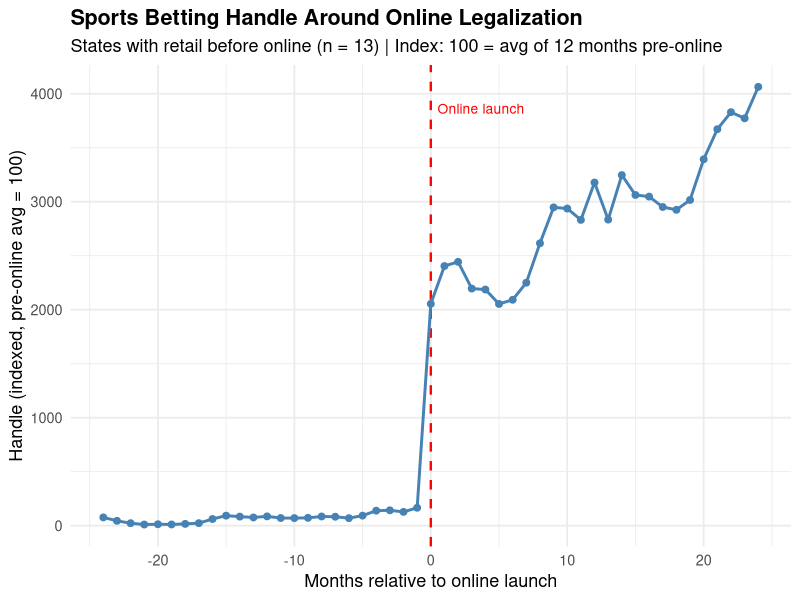
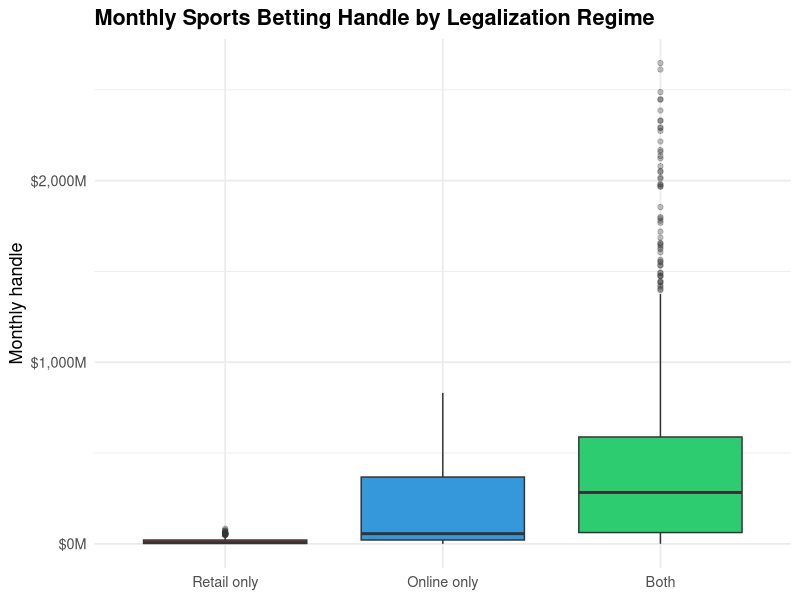
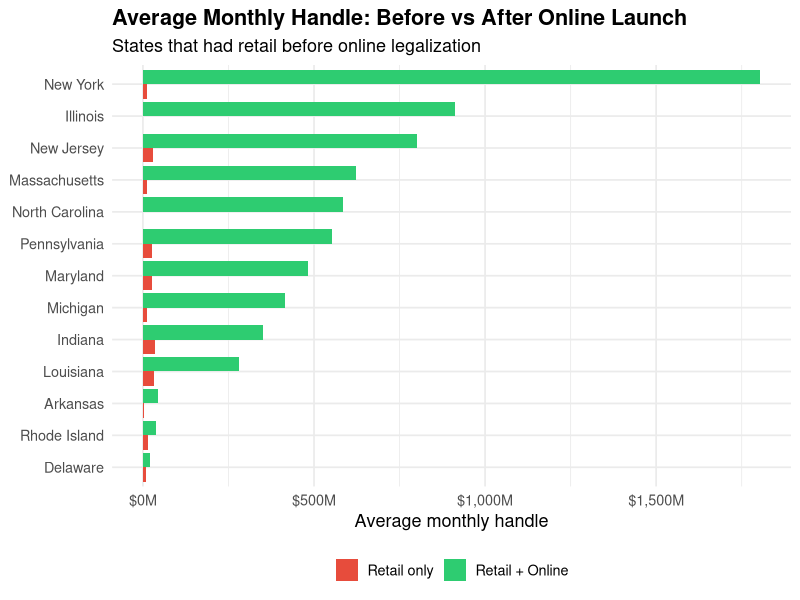
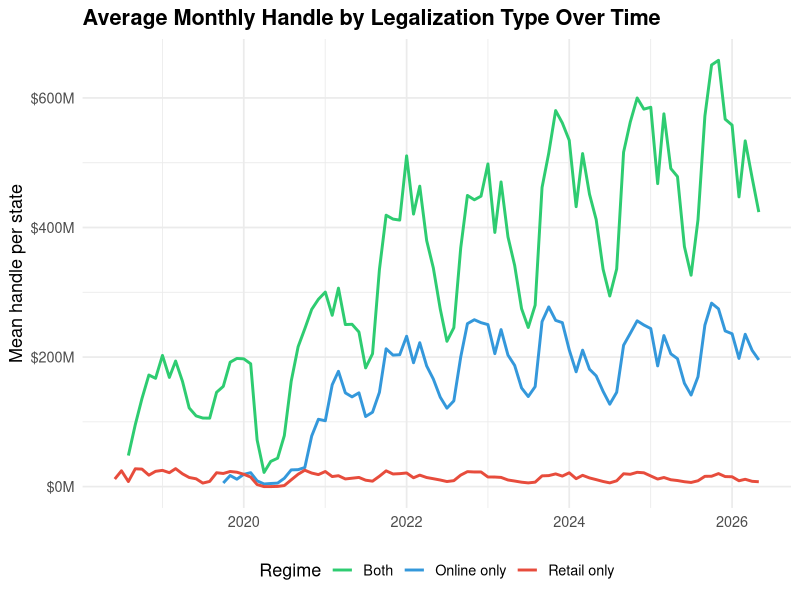

R code for these plots, in order:
###############################################################################
# Retail vs Online Legalization: How much did gambling increase?
#
# Uses LSR handle/revenue data + legalization dates to compare gambling volumes
# after retail-only vs online legalization.
###############################################################################

library(tidyverse)
library(lubridate)

# ── Load data ────────────────────────────────────────────────────────────────

handle <- read_csv("data/raw/lsr_sports_betting_handle_revenue_by_state_month.csv",
                   show_col_types = FALSE)

dates <- read_csv("data/raw/sports_gambling_legalization_dates.csv",
                  show_col_types = FALSE)

# ── State name → abbreviation crosswalk ──────────────────────────────────────

state_xwalk <- tibble(
  state_name = c(state.name, "District of Columbia"),
  state_abb  = c(state.abb,  "DC")
)

handle <- handle %>%
  left_join(state_xwalk, by = c("State" = "state_name")) %>%
  mutate(month_date = as.Date(month_date))

dates <- dates %>%
  mutate(
    retail_start_date = as.Date(retail_start_date),
    online_start_date = as.Date(online_start_date)
  )

# ── Join legalization dates to handle data ───────────────────────────────────

# Match on state name since handle uses full names, dates uses full names
df <- handle %>%
  left_join(dates %>% select(state, retail_start_date, online_start_date,
                             has_online, has_retail),
            by = c("State" = "state")) %>%
  filter(!is.na(state_abb))  # drop any unmatched

cat("States in handle data:", n_distinct(df$State), "\n")
cat("Date range:", as.character(min(df$month_date)), "to",
    as.character(max(df$month_date)), "\n\n")

# ── Classify each state-month by legalization regime ─────────────────────────

df <- df %>%
  mutate(
    has_retail_active = !is.na(retail_start_date) & month_date >= retail_start_date,
    has_online_active = !is.na(online_start_date) & month_date >= online_start_date,
    regime = case_when(
      has_online_active & has_retail_active ~ "Both",
      has_online_active & !has_retail_active ~ "Online only",
      !has_online_active & has_retail_active ~ "Retail only",
      TRUE ~ "Pre-legalization"
    )
  )

cat("── Observations by regime ──\n")
df %>% count(regime) %>% print()
cat("\n")

# ── Summary: average monthly handle by regime ────────────────────────────────

regime_summary <- df %>%
  group_by(regime) %>%
  summarise(
    n_state_months = n(),
    n_states       = n_distinct(State),
    mean_handle    = mean(Handle, na.rm = TRUE),
    median_handle  = median(Handle, na.rm = TRUE),
    mean_revenue   = mean(Revenue, na.rm = TRUE),
    mean_hold_pct  = mean(Hold, na.rm = TRUE) * 100,
    .groups = "drop"
  ) %>%
  arrange(desc(mean_handle))

cat("── Average monthly handle & revenue by regime ──\n")
regime_summary %>%
  mutate(across(c(mean_handle, median_handle, mean_revenue),
                ~ scales::dollar(., accuracy = 1))) %>%
  print(n = Inf, width = Inf)
cat("\n")

# ── Focus: states that had retail BEFORE online ──────────────────────────────
# These states let us see the "online bump" — how much handle increased
# when online was added on top of existing retail.

staggered <- dates %>%
  filter(!is.na(retail_start_date), !is.na(online_start_date),
         online_start_date > retail_start_date) %>%
  select(state, retail_start_date, online_start_date) %>%
  mutate(gap_months = interval(retail_start_date, online_start_date) %/% months(1))

cat("── States with retail BEFORE online (staggered adoption) ──\n")
staggered %>%
  arrange(retail_start_date) %>%
  print(n = Inf)
cat("\n")

# For these states, compute average monthly handle in retail-only vs both periods
staggered_handle <- df %>%
  inner_join(staggered, by = c("State" = "state")) %>%
  filter(regime %in% c("Retail only", "Both")) %>%
  group_by(State, regime) %>%
  summarise(
    n_months      = n(),
    mean_handle   = mean(Handle, na.rm = TRUE),
    mean_revenue  = mean(Revenue, na.rm = TRUE),
    .groups = "drop"
  ) %>%
  pivot_wider(
    names_from = regime,
    values_from = c(n_months, mean_handle, mean_revenue),
    names_glue = "{.value}_{regime}"
  ) %>%
  rename_with(~ str_replace_all(., " ", "_")) %>%
  mutate(
    handle_ratio     = mean_handle_Both / mean_handle_Retail_only,
    revenue_ratio    = mean_revenue_Both / mean_revenue_Retail_only,
    handle_increase  = mean_handle_Both - mean_handle_Retail_only
  ) %>%
  arrange(desc(handle_ratio))

cat("── Handle growth: retail-only → retail+online ──\n")
staggered_handle %>%
  mutate(
    across(starts_with("mean_handle"), ~ scales::dollar(., accuracy = 1)),
    handle_increase = scales::dollar(handle_increase, accuracy = 1),
    handle_ratio = sprintf("%.1fx", handle_ratio),
    revenue_ratio = sprintf("%.1fx", revenue_ratio)
  ) %>%
  select(State, starts_with("n_months"), starts_with("mean_handle"),
         handle_increase, handle_ratio) %>%
  print(n = Inf, width = Inf)
cat("\n")

# Overall multiplier
overall <- staggered_handle %>%
  summarise(
    mean_ratio    = mean(handle_ratio, na.rm = TRUE),
    median_ratio  = median(handle_ratio, na.rm = TRUE),
    weighted_ratio = sum(mean_handle_Both * n_months_Both, na.rm = TRUE) /
                     sum(mean_handle_Retail_only * n_months_Retail_only, na.rm = TRUE)
  )
cat(sprintf("Average multiplier (online added to retail): %.1fx\n", overall$mean_ratio))
cat(sprintf("Median multiplier: %.1fx\n", overall$median_ratio))
cat(sprintf("Weighted multiplier: %.1fx\n\n", overall$weighted_ratio))

# ── Event study: months relative to online launch for staggered states ───────

event_df <- df %>%
  filter(State %in% staggered$state) %>%
  mutate(
    months_since_online = interval(online_start_date, month_date) %/% months(1)
  ) %>%
  filter(months_since_online >= -24, months_since_online <= 24)

event_avg <- event_df %>%
  group_by(months_since_online) %>%
  summarise(
    mean_handle  = mean(Handle, na.rm = TRUE),
    mean_revenue = mean(Revenue, na.rm = TRUE),
    n_states     = n_distinct(State),
    .groups = "drop"
  )

# Normalize to mean of pre-online period (months -12 to -1)
baseline_handle <- event_avg %>%
  filter(months_since_online >= -12, months_since_online < 0) %>%
  pull(mean_handle) %>%
  mean()

event_avg <- event_avg %>%
  mutate(handle_index = mean_handle / baseline_handle * 100)

cat("── Event study: handle indexed to 100 at online launch ──\n")
cat(sprintf("Baseline (12 months pre-online): %s/month\n",
            scales::dollar(baseline_handle, accuracy = 1)))
cat(sprintf("12 months post-online: %s/month (%.0f%% increase)\n",
            scales::dollar(
              event_avg %>% filter(months_since_online >= 1,
                                   months_since_online <= 12) %>%
                pull(mean_handle) %>% mean(),
              accuracy = 1),
            event_avg %>% filter(months_since_online >= 1,
                                 months_since_online <= 12) %>%
              pull(handle_index) %>% mean() - 100))
cat("\n")

# ── Plot: event study around online legalization ─────────────────────────────

dir.create("output/retail_vs_online", showWarnings = FALSE, recursive = TRUE)

p_event <- ggplot(event_avg, aes(x = months_since_online, y = handle_index)) +
  geom_vline(xintercept = 0, linetype = "dashed", color = "red", linewidth = 0.8) +
  geom_line(linewidth = 1, color = "steelblue") +
  geom_point(size = 2, color = "steelblue") +
  annotate("text", x = 0.5, y = max(event_avg$handle_index) * 0.95,
           label = "Online launch", hjust = 0, color = "red", size = 3.5) +
  labs(
    title = "Sports Betting Handle Around Online Legalization",
    subtitle = sprintf("States with retail before online (n = %d) | Index: 100 = avg of 12 months pre-online",
                       n_distinct(event_df$State)),
    x = "Months relative to online launch",
    y = "Handle (indexed, pre-online avg = 100)"
  ) +
  theme_minimal(base_size = 13) +
  theme(plot.title = element_text(face = "bold"))

ggsave("output/retail_vs_online/event_study_online_launch.png",
       p_event, width = 10, height = 6, dpi = 150)
cat("Saved: output/retail_vs_online/event_study_online_launch.png\n")

# ── Plot: handle by regime (boxplot) ─────────────────────────────────────────

p_box <- df %>%
  filter(regime != "Pre-legalization") %>%
  mutate(regime = factor(regime, levels = c("Retail only", "Online only", "Both"))) %>%
  ggplot(aes(x = regime, y = Handle / 1e6, fill = regime)) +
  geom_boxplot(outlier.alpha = 0.3) +
  scale_fill_manual(values = c("Retail only" = "#e74c3c",
                                "Online only" = "#3498db",
                                "Both" = "#2ecc71")) +
  scale_y_continuous(labels = scales::dollar_format(suffix = "M")) +
  labs(
    title = "Monthly Sports Betting Handle by Legalization Regime",
    x = NULL, y = "Monthly handle"
  ) +
  theme_minimal(base_size = 13) +
  theme(legend.position = "none",
        plot.title = element_text(face = "bold"))

ggsave("output/retail_vs_online/handle_by_regime_boxplot.png",
       p_box, width = 8, height = 6, dpi = 150)
cat("Saved: output/retail_vs_online/handle_by_regime_boxplot.png\n")

# ── Plot: state-level before/after for staggered states ──────────────────────

p_state <- staggered_handle %>%
  select(State, Retail_only = mean_handle_Retail_only, Both = mean_handle_Both) %>%
  pivot_longer(-State, names_to = "Period", values_to = "Handle") %>%
  mutate(
    Period = factor(Period, levels = c("Retail_only", "Both"),
                    labels = c("Retail only", "Retail + Online")),
    State = fct_reorder(State, Handle, .fun = max)
  ) %>%
  ggplot(aes(x = State, y = Handle / 1e6, fill = Period)) +
  geom_col(position = "dodge") +
  scale_fill_manual(values = c("Retail only" = "#e74c3c",
                                "Retail + Online" = "#2ecc71")) +
  scale_y_continuous(labels = scales::dollar_format(suffix = "M")) +
  coord_flip() +
  labs(
    title = "Average Monthly Handle: Before vs After Online Launch",
    subtitle = "States that had retail before online legalization",
    x = NULL, y = "Average monthly handle", fill = NULL
  ) +
  theme_minimal(base_size = 13) +
  theme(plot.title = element_text(face = "bold"),
        legend.position = "bottom")

ggsave("output/retail_vs_online/state_before_after_online.png",
       p_state, width = 10, height = 7, dpi = 150)
cat("Saved: output/retail_vs_online/state_before_after_online.png\n\n")

# ── Online-only vs retail-only states ────────────────────────────────────────

cat("── States with online ONLY (no retail) ──\n")
online_only_states <- dates %>%
  filter(has_online %in% c("True", TRUE), has_retail %in% c("False", FALSE)) %>%
  select(state, online_start_date)
print(online_only_states, n = Inf)
cat("\n")

cat("── States with retail ONLY (no online) ──\n")
retail_only_states <- dates %>%
  filter(has_online %in% c("False", FALSE), has_retail %in% c("True", TRUE)) %>%
  select(state, retail_start_date)
print(retail_only_states, n = Inf)
cat("\n")

# Compare handle levels for pure online-only vs pure retail-only states
pure_comparison <- df %>%
  filter(
    (State %in% online_only_states$state & regime == "Online only") |
    (State %in% retail_only_states$state & regime == "Retail only")
  ) %>%
  mutate(type = if_else(State %in% online_only_states$state,
                        "Online-only states", "Retail-only states")) %>%
  group_by(type) %>%
  summarise(
    n_states      = n_distinct(State),
    n_months      = n(),
    mean_handle   = mean(Handle, na.rm = TRUE),
    median_handle = median(Handle, na.rm = TRUE),
    mean_revenue  = mean(Revenue, na.rm = TRUE),
    .groups = "drop"
  )

cat("── Pure online-only vs pure retail-only state comparison ──\n")
pure_comparison %>%
  mutate(across(c(mean_handle, median_handle, mean_revenue),
                ~ scales::dollar(., accuracy = 1))) %>%
  print(width = Inf)
cat("\n")

# ── Time series: average handle by regime over time ──────────────────────────

ts_regime <- df %>%
  filter(regime != "Pre-legalization") %>%
  group_by(month_date, regime) %>%
  summarise(
    mean_handle = mean(Handle, na.rm = TRUE),
    n_states    = n_distinct(State),
    .groups = "drop"
  )

p_ts <- ggplot(ts_regime, aes(x = month_date, y = mean_handle / 1e6,
                               color = regime)) +
  geom_line(linewidth = 1) +
  scale_color_manual(values = c("Retail only" = "#e74c3c",
                                 "Online only" = "#3498db",
                                 "Both" = "#2ecc71")) +
  scale_y_continuous(labels = scales::dollar_format(suffix = "M")) +
  labs(
    title = "Average Monthly Handle by Legalization Type Over Time",
    x = NULL, y = "Mean handle per state", color = "Regime"
  ) +
  theme_minimal(base_size = 13) +
  theme(plot.title = element_text(face = "bold"),
        legend.position = "bottom")

ggsave("output/retail_vs_online/handle_timeseries_by_regime.png",
       p_ts, width = 10, height = 6, dpi = 150)
cat("Saved: output/retail_vs_online/handle_timeseries_by_regime.png\n")

cat("\n── Done ──\n")
